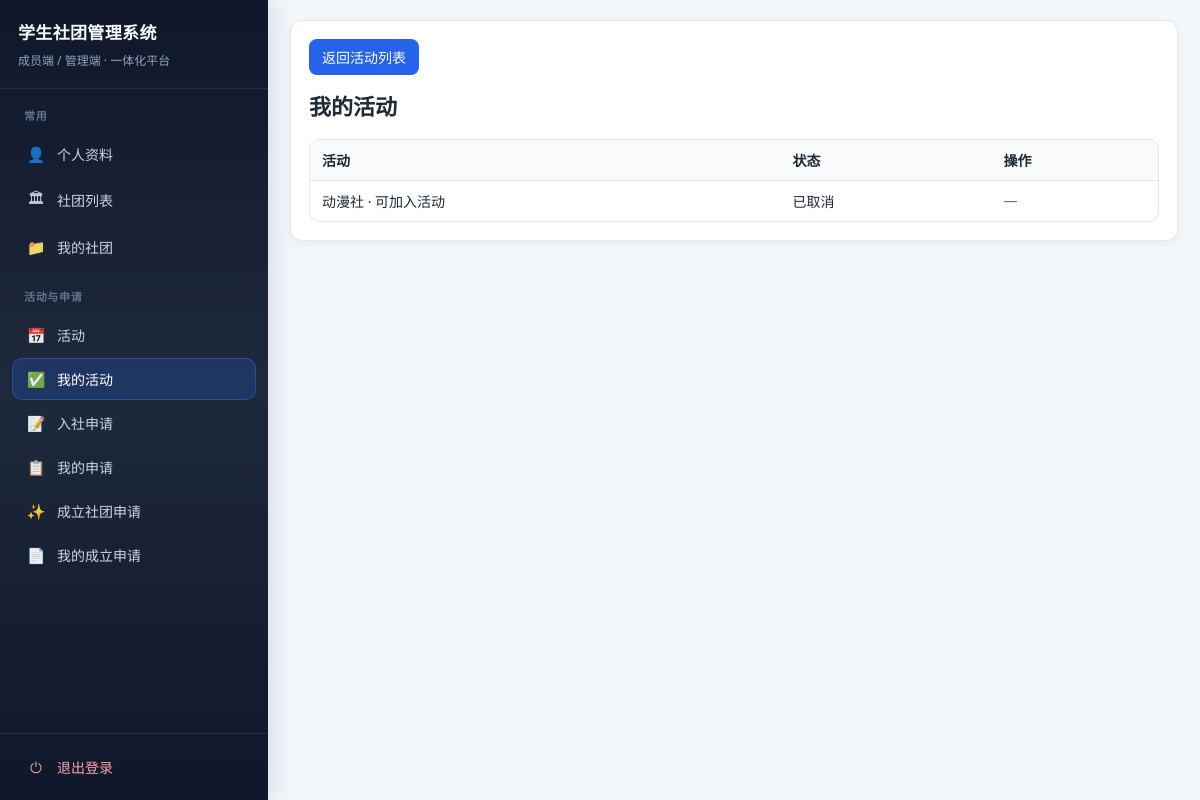
The app's page /activities/my/ (signed in) with its own data.
### club/models.py (models this page shows, shortened)
class ActivityRegistration(models.Model):
    activity = models.ForeignKey(Activity, on_delete=models.CASCADE, related_name="registrations")
    profile = models.ForeignKey(MemberProfile, on_delete=models.CASCADE, related_name="registrations")
    status = models.CharField(max_length=16, choices=RegistrationStatus.choices, default=RegistrationStatus.REGISTERED)
    created_at = models.DateTimeField(auto_now_add=True)
    class Meta:
        unique_together = ("activity", "profile")

class Activity(models.Model):
    club = models.ForeignKey(
        "ClubInfo",
        on_delete=models.CASCADE,
        null=True,
        blank=True,
        related_name="activities",
    )
    title = models.CharField(max_length=128)
    description = models.TextField(blank=True)
    location = models.CharField(max_length=128)
    start_time = models.DateTimeField()
    end_time = models.DateTimeField()
    signup_deadline = models.DateTimeField()
    status = models.CharField(max_length=16, choices=ActivityStatus.choices, default=ActivityStatus.DRAFT)
    owner = models.ForeignKey(settings.AUTH_USER_MODEL, on_delete=models.SET_NULL, null=True, related_name="owned_activities")
    launch_approval_status = models.CharField(
        max_length=20,
        choices=ActivityLaunchApprovalStatus.choices,
        default=ActivityLaunchApprovalStatus.APPROVED,
        help_text="新建活动由社长/副社长提交后进入待高级管理员审批；历史数据默认为已通过。",
    )
    launch_review_comment = models.TextField(blank=True)
    launch_reviewed_by = models.ForeignKey(
        settings.AUTH_USER_MODEL,
        on_delete=models.SET_NULL,
        null=True,
        blank=True,
        related_name="reviewed_activity_launches",
    )
    launch_reviewed_at = models.DateTimeField(null=True, blank=True)
    class Meta:
        ordering = ["-start_time"]

class ClubInfo(models.Model):
    name = models.CharField(max_length=128, default="学生社团")
    intro = models.TextField(blank=True)
    charter = models.TextField(blank=True)
    contact = models.CharField(max_length=128, blank=True)
    logo_url = models.URLField("标志图片链接", blank=True)
    logo = models.ImageField("标志图片（上传）", upload_to="club_logos/", blank=True)
    principal = models.CharField(max_length=64, blank=True)

### club/views.py (the view)
# urls.py: path("activities/my/", views.my_activities, name="my_activities"),
@login_required
@reject_super_admin()
def my_activities(request):
    registrations = ActivityRegistration.objects.filter(profile=request.user.memberprofile).select_related("activity")
    return render(request, "club/my_activities.html", {"registrations": registrations})

### club/views.py (called while the page is built)
def _get_joined_club_ids(profile):
    club_ids = set(profile.memberships.filter(is_active=True).values_list("club_id", flat=True))
    club_ids.update(
        profile.assignments.filter(is_active=True, department__club__isnull=False).values_list("department__club_id", flat=True)
    )
    if profile.club_id:
        club_ids.add(profile.club_id)
    return sorted(cid for cid in club_ids if cid)

def _get_manageable_club_ids(profile):
    club_ids = set(
        profile.assignments.filter(
            is_active=True,
            department__club__isnull=False,
            position__name__in=CLUB_LEADER_POSITIONS,
        ).values_list("department__club_id", flat=True)
    )
    if profile.role == RoleChoices.CLUB_ADMIN and profile.club_id:
        club_ids.add(profile.club_id)
    return sorted(cid for cid in club_ids if cid)

def get_unviewed_visible_notices(user, club=None):
    profile = user.memberprofile
    if profile.role == RoleChoices.SUPER_ADMIN:
        return Notice.objects.none()
    return get_visible_notices(user, club=club).exclude(views__profile=profile)

### templates/club/my_activities.html (shortened to what this page needs)
{% extends 'club/base.html' %}
{% block page_back %}
<p class="page-back"><a class="btn" href="{% url 'club:activity_list' %}">返回活动列表</a></p>
{% endblock %}
{% block content %}
<h2>我的活动</h2>
<table><tr><th>活动</th><th>状态</th><th>操作</th></tr>
{% for r in registrations %}
<tr>
  <td>{{ r.activity.club.name }} · {{ r.activity.title }}</td><td>{{ r.get_status_display }}</td>
  <td>
    {% if r.status == 'registered' or r.status == 'manual' %}
    <form method="post" action="{% url 'club:activity_cancel' r.activity.id %}" style="display:inline; margin:0;">
      {% csrf_token %}
      <button type="submit" class="btn-danger">取消报名</button>
    </form>
    {% else %}
    <span class="muted">—</span>
    {% endif %}
  </td>
</tr>
{% endfor %}
</table>
{% endblock %}

### templates/club/base.html (style rules this page uses)
:root { --bg: #f3f6fb; --card: #ffffff; --text: #1f2a37; --muted: #6b7280; --border: #e5e7eb; --primary: #2563eb; --primary-hover: #1d4ed8; --success-bg: #ecfdf3; }
* { box-sizing: border-box; }
body { margin: 0; background: var(--bg); color: var(--text); font-family: "Segoe UI", "Microsoft YaHei", Arial, sans-serif; min-height: 100vh; }
h2 { margin-top: 0; font-size: 22px; }
.muted { color: var(--muted); }
table { border-collapse: separate; border-spacing: 0; width: 100%; margin-top: 12px; border: 1px solid var(--border); border-radius: 10px; overflow: hidden; }
th, td { padding: 10px 12px; text-align: left; border-bottom: 1px solid var(--border); vertical-align: top; font-size: 14px; }
th { background: #f8fafc; font-weight: 600; }
tr:last-child td { border-bottom: none; }
button, input[type="submit"], .btn { border: none; border-radius: 8px; background: var(--primary); color: #fff; padding: 8px 13px; cursor: pointer; text-decoration: none; display: inline-block; font-size: 14px; font-family: inherit; }
.page-back { margin: 0 0 14px 0; }
.page-back a.btn { margin-right: 8px; }
a { color: #1d4ed8; }

### records on screen
ActivityRegistration: activity.club.name "动漫社", activity "可加入活动", status "已取消"
